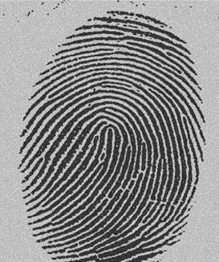
%> input picture digital.png, 219 x 262 px
$ octave ex_6.m   (GNU Octave 9; MATLAB toolbox functions it lacks are replaced by stand-ins)
%> lines starting %> are read from the running program, lines starting %| are printed output that depends on the picture; in (x1, y1, x2, y2) boxes, pixels count from 0 and x2, y2 are one past the last pixel; in counts of white or black regions, pixels touching at a corner belong together; the program's own positions count from 1
img = imread("digital.png");
%> img is the input picture: size 262x219x3 uint8; mean R, G, B 138.9, 138.9, 138.9
t=0.7;
img_d = rgb2gray(img);
img_d = im2double(img_d);
%> img_d: size 262x219 double
tam = (size(img_d,1) * size(img_d,2));
%> tam = 57378
a1 = (img_d<t);
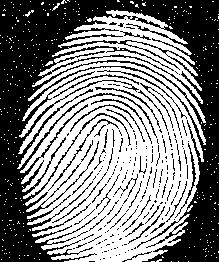
%> a1: size 262x219 logical; 51.6% white; 211 black regions (175 under 20 px), largest, box (x1, y1, x2, y2) and area: (0, 0, 219, 262) 24737, (48, 119, 119, 191) 172, (70, 104, 145, 142) 153
a2 = (img_d>=t);
u1 = sum(a1(:),"double")./tam;
%> u1 = 0.516
u2 = sum(a2(:),"double")./tam;
%> u2 = 0.484
t= 1/2*(u1+u2)
%> t = 0.5

subplot(1,2,1), imshow(img_d);
title ('Imagem normal')
subplot(1,2,2), imhist(img_d);
title ('Histograma normal')
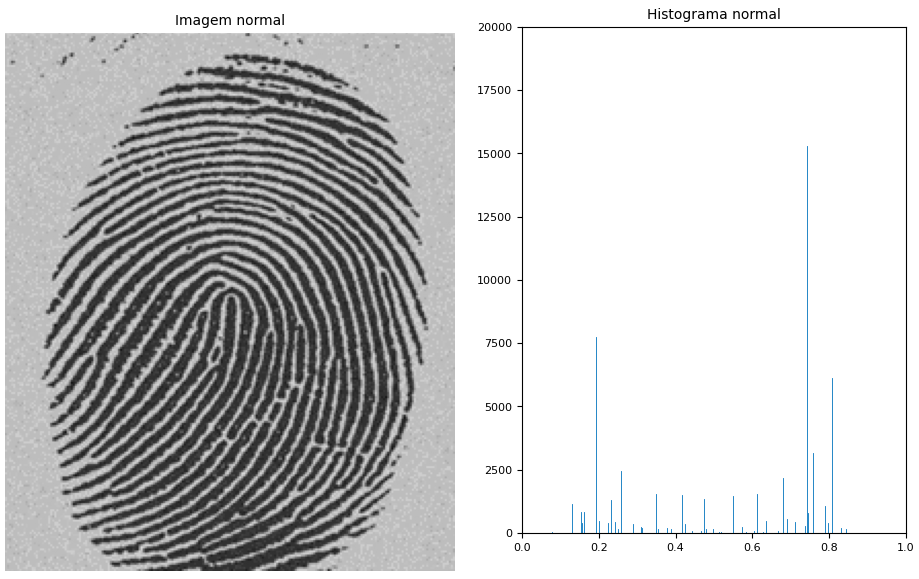
%> figure redrawn from the program's plot data, 2 panels


figure,subplot(1,2,1), imshow(img_d>t);
%> after `imshow(img_d>t)`:
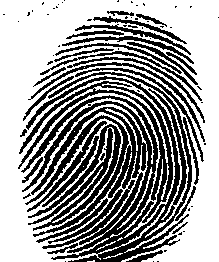
%> displayed picture: size 262x219 logical; 60.4% white; 72 black regions (46 under 20 px), largest, box (x1, y1, x2, y2) and area: (18, 72, 192, 262) 15990, (28, 62, 205, 142) 664, (27, 121, 107, 212) 517
title ('Imagem limiarizada')
subplot(1,2,2), imhist(img_d>t);
title ('Imagem limiarizada')
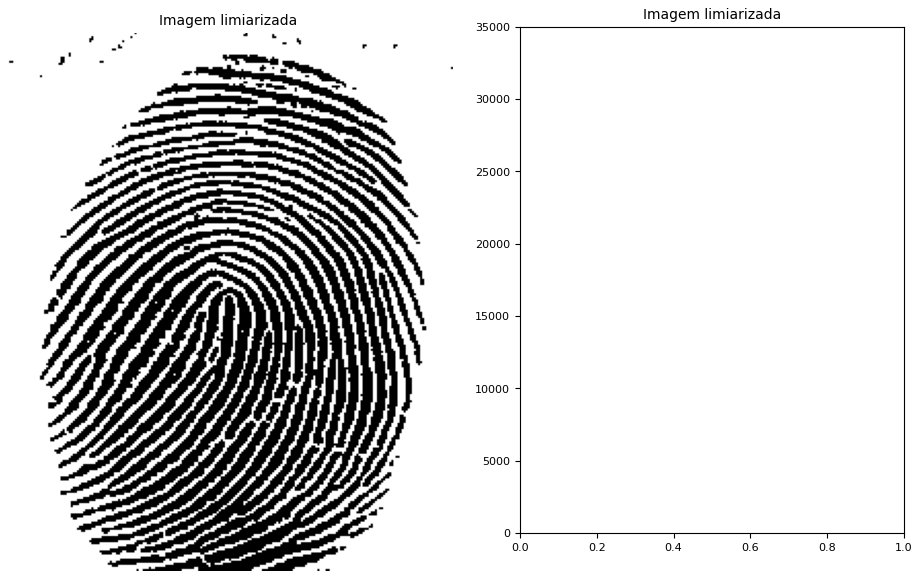
%> figure redrawn from the program's plot data, 2 panels
